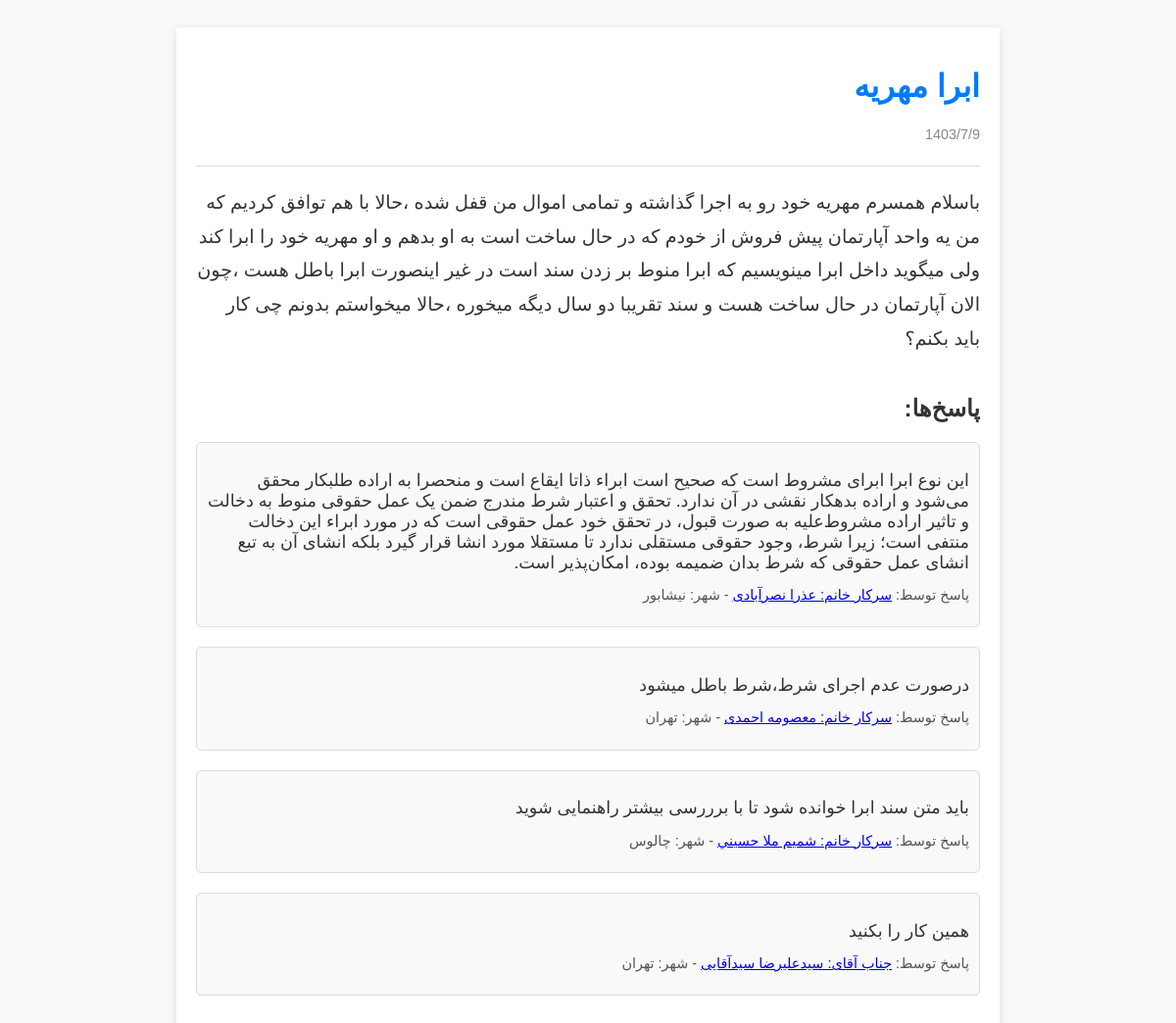
Page /question/6/ on the committed database.
### core/models.py (models this page shows, shortened)
class Question(models.Model):
    id = models.AutoField(primary_key=True)
    date = models.CharField(max_length=255)
    title = models.CharField(max_length=255)
    text = models.TextField()

class Answer(models.Model):
    id = models.AutoField(primary_key=True)
    question = models.ForeignKey(Question, related_name='answers', on_delete=models.CASCADE)
    lawyer = models.ForeignKey(Lawyer, on_delete=models.SET_NULL, null=True)
    text = models.TextField()

class Lawyer(models.Model):
    id = models.CharField(primary_key=True, max_length=255)
    name = models.CharField(max_length=255)
    city = models.CharField(max_length=255)

### core/views.py (the view)
# urls.py: path('question/<int:pk>/', views.QuestionDetailView.as_view(), name='question_detail'),
class QuestionDetailView(generic.DetailView):
    model = Question
    template_name = 'core/question_detail.html'
    context_object_name = 'question'

### core/templates/core/question_detail.html (shortened to what this page needs)
<!DOCTYPE html>
<html lang="fa">
<head>
</head>
<body>
<div class="container">
    <div class="question-header">
        <h1 class="question-title">{{ question.title }}</h1>
        <p class="question-date">{{ question.date }}</p>
    </div>
    <div class="question-text">
        {{ question.text }}
    </div>
    <div class="answers-section">
        <h2>پاسخ‌ها:</h2>
        {% for answer in question.answers.all %}
            <div class="answer-item">
                <p class="answer-text">{{ answer.text }}</p>
                <p class="answer-lawyer">
                    پاسخ توسط:
                    <a href="{% url 'lawyer_detail' answer.lawyer.id %}">{{ answer.lawyer.name }}</a>
                    - شهر: {{ answer.lawyer.city }}
                </p>
            </div>
        {% empty %}
            <p>هیچ پاسخی هنوز برای این سوال ثبت نشده است.</p>
        {% endfor %}
    </div>
</div>
</body>
</html>

### core/templates/core/question_detail.html (style rules this page uses)
body { font-family: 'Vazir', sans-serif; background-color: #f9f9f9; color: #333; direction: rtl; text-align: right; padding: 20px; }
.container { max-width: 800px; margin: 0 auto; background-color: #fff; padding: 20px; box-shadow: 0 2px 10px rgba(0, 0, 0, 0.1); }
.question-header { border-bottom: 1px solid #ddd; padding-bottom: 10px; margin-bottom: 20px; }
.question-title { font-size: 2em; color: #007bff; }
.question-date { font-size: 0.9em; color: #888; }
.question-text { margin-top: 20px; font-size: 1.2em; line-height: 1.8; }
.answers-section { margin-top: 40px; }
.answer-item { margin-bottom: 20px; padding: 10px; border: 1px solid #ddd; background-color: #f9f9f9; border-radius: 5px; }
.answer-text { font-size: 1.1em; margin-bottom: 10px; }
.answer-lawyer { font-size: 0.9em; color: #555; }

### rows in the picture
Question: title "ابرا مهریه", date "1403/7/9", text "باسلام همسرم مهریه خود رو به اجرا گذاشته و تمامی اموال من قفل شده ،حالا با هم توافق کردیم که من یه واحد آپارتمان پیش فروش از خودم که در حال ساخت است به او بدهم و او مهریه خود را ابرا کند ولی میگوید داخل ابرا مینویسیم که ابرا منوط بر زدن سند است در غیر اینصورت ابرا باطل هست ،چون الان آپارتمان در حال ساخت هست و سند تقریبا دو سال دیگه میخوره ،حالا میخواستم بدونم چی کار باید بکنم؟"
Answer: text "این نوع ابرا ابرای مشروط است که صحیح است ابراء ذاتا ایقاع است و منحصرا به اراده طلبکار محقق می‌شود و اراده بدهکار نقشی در آن ندارد. تحقق و اعتبار شرط مندرج ضمن یک عمل حقوقی منوط به دخالت و تاثیر اراده مشروط‌علیه به صورت قبول، در تحقق خود عمل حقوقی است که در مورد ابراء این دخالت منتفی است؛ زیرا شرط، وجود حقوقی مستقلی ندارد تا مستقلا مورد انشا قرار گیرد بلکه انشای آن به تبع انشای عمل حقوقی که شرط بدان ضمیمه بوده، امکان‌پذیر است.", lawyer.name "سرکار خانم: عذرا نصرآبادی", lawyer.city "نیشابور"
Answer: text "درصورت عدم اجرای شرط،شرط باطل میشود", lawyer.name "سرکار خانم: معصومه احمدی", lawyer.city "تهران"
Answer: text "باید متن سند ابرا خوانده شود تا با برررسی بیشتر راهنمایی شوید", lawyer.name "سرکار خانم: شميم ملا حسيني", lawyer.city "چالوس"
Answer: text "همین کار را بکنید", lawyer.name "جناب آقای: سیدعلیرضا سیدآقایی", lawyer.city "تهران"
